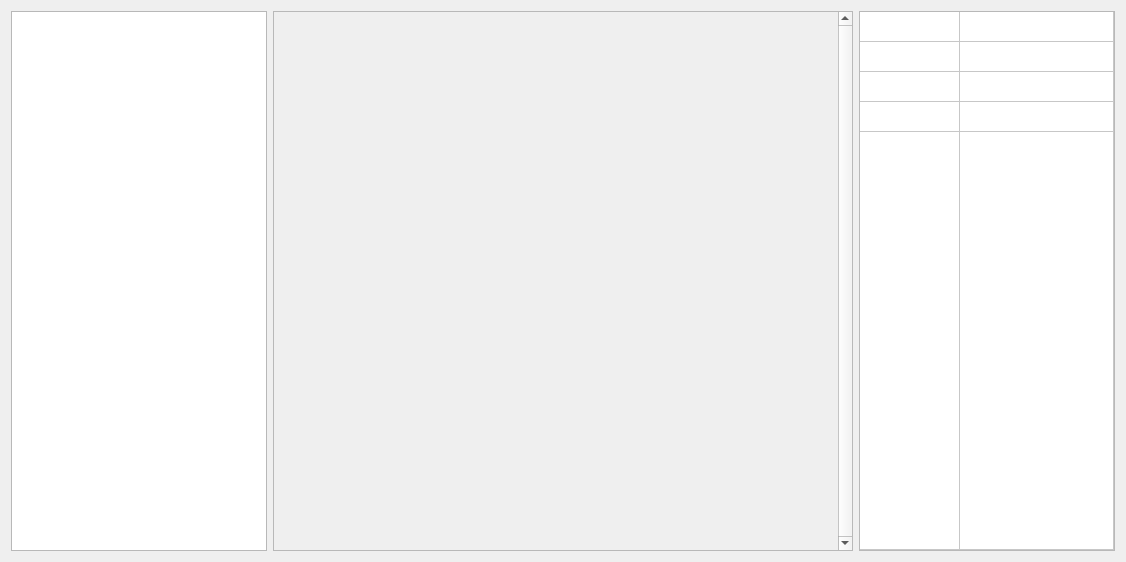
<?xml version="1.0" encoding="UTF-8"?>
<ui version="4.0">
 <class>ParticleWidget</class>
 <widget class="QWidget" name="ParticleWidget">
  <property name="geometry">
   <rect>
    <x>0</x>
    <y>0</y>
    <width>1126</width>
    <height>562</height>
   </rect>
  </property>
  <property name="windowTitle">
   <string>Form</string>
  </property>
  <layout class="QHBoxLayout" name="horizontalLayout">
   <item>
    <widget class="QListWidget" name="listWidget">
     <property name="sizePolicy">
      <sizepolicy hsizetype="Maximum" vsizetype="Expanding">
       <horstretch>0</horstretch>
       <verstretch>0</verstretch>
      </sizepolicy>
     </property>
    </widget>
   </item>
   <item>
    <widget class="QScrollArea" name="scrollArea">
     <property name="verticalScrollBarPolicy">
      <enum>Qt::ScrollBarAlwaysOn</enum>
     </property>
     <property name="horizontalScrollBarPolicy">
      <enum>Qt::ScrollBarAlwaysOff</enum>
     </property>
     <property name="widgetResizable">
      <bool>true</bool>
     </property>
     <widget class="QWidget" name="scrollAreaWidgetContents">
      <property name="geometry">
       <rect>
        <x>0</x>
        <y>0</y>
        <width>565</width>
        <height>542</height>
       </rect>
      </property>
     </widget>
    </widget>
   </item>
   <item>
    <widget class="QTableWidget" name="tableWidget">
     <property name="sizePolicy">
      <sizepolicy hsizetype="Maximum" vsizetype="Expanding">
       <horstretch>0</horstretch>
       <verstretch>0</verstretch>
      </sizepolicy>
     </property>
     <property name="showGrid">
      <bool>true</bool>
     </property>
     <property name="wordWrap">
      <bool>true</bool>
     </property>
     <property name="cornerButtonEnabled">
      <bool>true</bool>
     </property>
     <attribute name="horizontalHeaderVisible">
      <bool>false</bool>
     </attribute>
     <attribute name="horizontalHeaderHighlightSections">
      <bool>true</bool>
     </attribute>
     <attribute name="horizontalHeaderStretchLastSection">
      <bool>true</bool>
     </attribute>
     <attribute name="verticalHeaderVisible">
      <bool>false</bool>
     </attribute>
     <attribute name="verticalHeaderHighlightSections">
      <bool>true</bool>
     </attribute>
     <attribute name="verticalHeaderStretchLastSection">
      <bool>true</bool>
     </attribute>
     <row>
      <property name="text">
       <string>新建行</string>
      </property>
     </row>
     <row>
      <property name="text">
       <string>新建行</string>
      </property>
     </row>
     <row>
      <property name="text">
       <string>新建行</string>
      </property>
     </row>
     <row>
      <property name="text">
       <string>新建行</string>
      </property>
     </row>
     <row>
      <property name="text">
       <string>新建行</string>
      </property>
     </row>
     <column>
      <property name="text">
       <string>属性</string>
      </property>
     </column>
     <column>
      <property name="text">
       <string>值</string>
      </property>
     </column>
    </widget>
   </item>
  </layout>
 </widget>
 <resources/>
 <connections/>
</ui>
